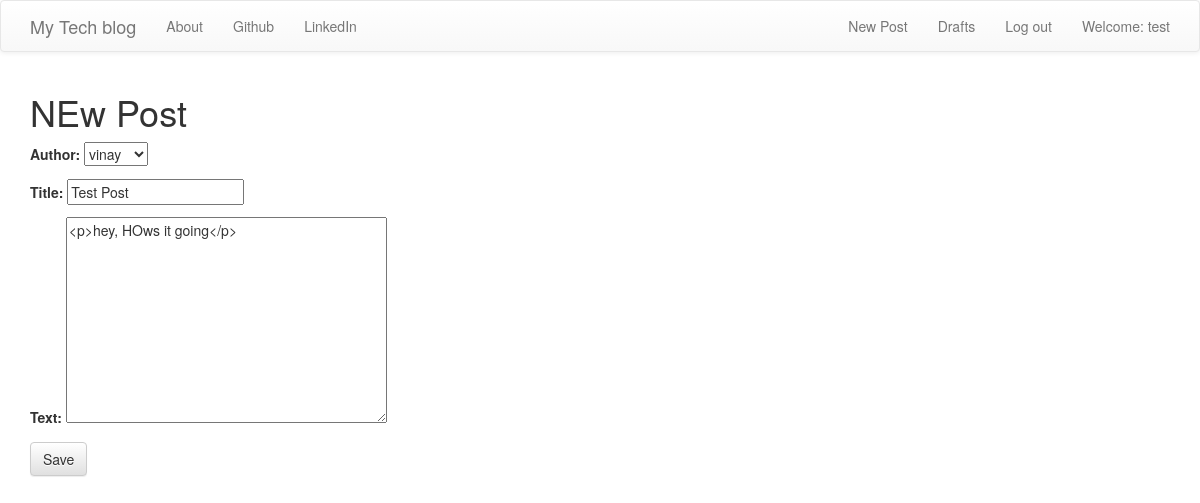
Screenshot of /post/3/edit/ (signed in) with the database file from the repository.
### blog/models.py (models this page shows, shortened)
class Post(models.Model):
    author = models.ForeignKey('auth.User')
    title = models.CharField(max_length=200)
    text = models.TextField()
    created_date = models.DateTimeField(default=timezone.now)
    published_date = models.DateTimeField(blank=True, null=True)

### blog/views.py (the view)
# urls.py: url(r'^post/(?P<pk>\d+)/edit/$', views.PostUpdateView.as_view(), name='post_edit'),
class PostUpdateView(LoginRequiredMixin,UpdateView):
    login_url = '/login/'
    redirect_field_name = 'blog/post_detail.html'
    form_class = PostForm
    model = Post

### blog/forms.py
class PostForm(forms.ModelForm):
    class Meta:
        model = Post
        fields = ('author','title', 'text',)
        widgets = {
            'title': forms.TextInput(attrs={'class': 'textinputclass'}),
            'text': forms.Textarea(attrs={'class': 'editable medium-editor-textarea postcontent'}),
        }

### blog/templates/blog/post_form.html (shortened to what this page needs)
{%extends "blog/base.html"%}
{%block content%}
<h1>NEw Post</h1>
<form method="POST">
    {{form.as_p}}
    <button type="submit" name="button" class="btn btn-default">Save</button>
</form>
{%endblock%}

### blog/templates/blog/base.html (shortened to what this page needs)
<!DOCTYPE html>
{% load staticfiles %}
<html>
    <head>
        <link rel="stylesheet" href="https://maxcdn.bootstrapcdn.com/bootstrap/3.3.7/css/bootstrap.min.css">
        <link rel="stylesheet" href="https://maxcdn.bootstrapcdn.com/bootstrap/3.3.7/css/bootstrap-theme.min.css">
        <link rel="stylesheet" href="//cdn.jsdelivr.net/medium-editor/latest/css/medium-editor.min.css" type="text/css" media="screen" charset="utf-8">
        <link rel="stylesheet" href="{% static 'css/blog.css' %}">
<body class='loader'>
  <nav class="navbar navbar-default techfont custom-navbar">
    <div class="container">
      <ul class="nav navbar-nav">
        <li><a class='navbar-brand bigbrand' href="{% url 'post_list' %}">My Tech blog</a></li>
        <li><a href="{% url 'about'%}">About</a></li>
        <li><a href="https://www.github.com">Github</a></li>
        <li><a href="https://www.linkedin.com">LinkedIn</a></li>
      </ul>
      <ul class="nav navbar-nav navbar-right">
        {% if user.is_authenticated %}
        <li>
          <a href="{% url 'post_new' %}" >New Post</a>
        </li>
        <li>
          <a href="{% url 'post_draft_list' %}">Drafts</a>
        </li>
        <li>
          <a href="{% url 'logout' %}" >Log out</a>
        </li>
        <li>
          <a >Welcome: {{ user.username }}</a>
        </li>
          {% else %}
          <li><a class='nav navbar-right' href="{% url 'signup' %}" >signup</a></li>
          <li><a class='nav navbar-right' href="{% url 'login' %}" ><span class="glyphicon glyphicon-user"></span></a></li>
        {% endif %}
      </ul>
  </div>
</nav>
        <div class="content container">
            <div class="row">
                <div class="col-md-8">
                  <div class="blog_posts">
                    {% block content %}
                    {% endblock %}
                  </div>
                </div>
            </div>
        </div>
</body>
</html>

### blog/static/css/blog.css (style rules this page uses)
.loader { filter:hue-rotate(0deg); color:linear-gradient(45deg,#0f8,#08f); animation:hue 10000ms infinite linear; }

### rows the page displays
Post: author "vinay", title "Test Post", text "<p>hey, HOws it going</p>"

### other values shown
{{ user.username }} "test"
